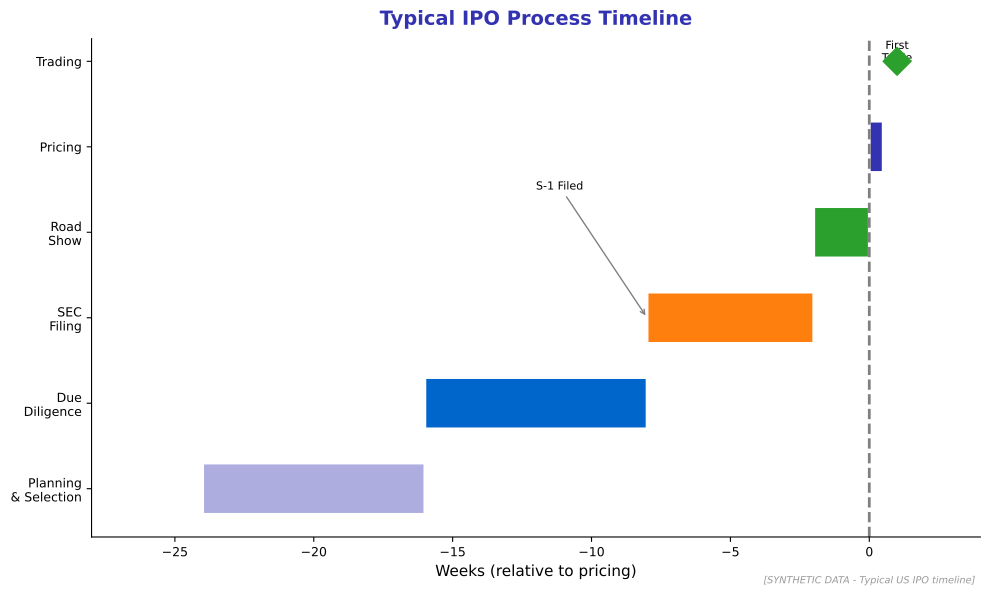

Generate this figure with Python:
"""
IPO Process Timeline
Shows key milestones in going public

Output: ipo_timeline.pdf
Module: module_04_traditional
Lesson: 44 - Capital Markets Tech
"""

from pathlib import Path
import matplotlib.pyplot as plt
import numpy as np

plt.rcParams.update({
    'font.size': 10,
    'axes.labelsize': 10,
    'axes.titlesize': 11,
    'xtick.labelsize': 9,
    'ytick.labelsize': 9,
    'legend.fontsize': 9,
    'figure.figsize': (10, 6),
    'figure.dpi': 150
})

MLPURPLE = '#3333B2'
MLBLUE = '#0066CC'
MLORANGE = '#FF7F0E'
MLGREEN = '#2CA02C'

def create_chart():
    fig, ax = plt.subplots(figsize=(10, 6))

    # IPO timeline phases (weeks before/after pricing)
    phases = ['Planning\n& Selection', 'Due\nDiligence', 'SEC\nFiling', 'Road\nShow', 'Pricing', 'Trading']
    weeks = [-24, -16, -8, -2, 0, 1]
    durations = [8, 8, 6, 2, 0.5, 0]  # Duration of each phase

    colors = [MLLAVENDER, MLBLUE, MLORANGE, MLGREEN, MLPURPLE, MLGREEN]

    # Create horizontal bars showing duration
    for i, (phase, start, dur) in enumerate(zip(phases, weeks, durations)):
        if dur > 0:
            ax.barh(i, dur, left=start, height=0.6, color=colors[i],
                   edgecolor='white', linewidth=2)
        else:
            ax.scatter([start], [i], s=200, color=colors[i], zorder=5, marker='D')

    ax.set_yticks(range(len(phases)))
    ax.set_yticklabels(phases)
    ax.set_xlabel('Weeks (relative to pricing)', fontsize=11)
    ax.set_title('Typical IPO Process Timeline', fontsize=14,
                 fontweight='bold', color=MLPURPLE, pad=10)

    ax.axvline(x=0, color='gray', linestyle='--', linewidth=2, label='Pricing Day')
    ax.set_xlim(-28, 4)

    # Add annotations
    ax.annotate('S-1 Filed', xy=(-8, 2), xytext=(-12, 3.5),
                fontsize=8, arrowprops=dict(arrowstyle='->', color='gray'))
    ax.annotate('First\nTrade', xy=(1, 5), fontsize=8, ha='center')

    ax.spines['top'].set_visible(False)
    ax.spines['right'].set_visible(False)

    fig.text(0.98, 0.02, '[SYNTHETIC DATA - Typical US IPO timeline]',
             fontsize=7, color='#999999', ha='right', style='italic')

    plt.tight_layout()

    output_path = Path(__file__).parent / 'ipo_timeline.pdf'
    plt.savefig(output_path, format='pdf', dpi=300, bbox_inches='tight')
    plt.close()
    print(f"Chart saved to: {output_path}")
    return output_path

MLLAVENDER = '#ADADE0'

if __name__ == '__main__':
    create_chart()
